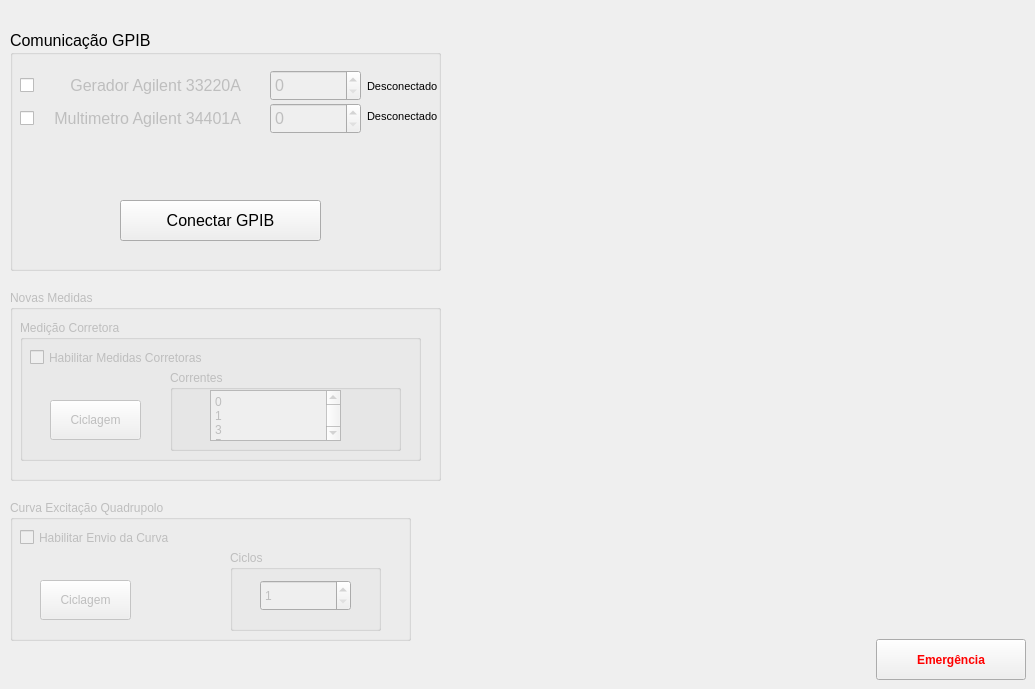
    <widget class="QWidget" name="tab_12">
     <attribute name="icon">
      <iconset>
       <normaloff>imagens/cable.png</normaloff>imagens/cable.png</iconset>
     </attribute>
     <attribute name="title">
      <string>GPIB</string>
     </attribute>
     <widget class="QGroupBox" name="groupBox_26">
      <property name="geometry">
       <rect>
        <x>10</x>
        <y>30</y>
        <width>431</width>
        <height>241</height>
       </rect>
      </property>
      <property name="font">
       <font>
        <pointsize>12</pointsize>
       </font>
      </property>
      <property name="title">
       <string>Comunicação GPIB</string>
      </property>
      <widget class="QPushButton" name="conectar_GPIB">
       <property name="geometry">
        <rect>
         <x>110</x>
         <y>170</y>
         <width>201</width>
         <height>41</height>
        </rect>
       </property>
       <property name="font">
        <font>
         <pointsize>12</pointsize>
        </font>
       </property>
       <property name="text">
        <string>Conectar GPIB</string>
       </property>
       <property name="icon">
        <iconset>
         <normaloff>imagens/connect.png</normaloff>imagens/connect.png</iconset>
       </property>
       <property name="iconSize">
        <size>
         <width>25</width>
         <height>25</height>
        </size>
       </property>
      </widget>
      <widget class="QSpinBox" name="Enderac_Gerador">
       <property name="enabled">
        <bool>false</bool>
       </property>
       <property name="geometry">
        <rect>
         <x>260</x>
         <y>40</y>
         <width>91</width>
         <height>31</height>
        </rect>
       </property>
       <property name="maximum">
        <number>40</number>
       </property>
       <property name="value">
        <number>0</number>
       </property>
      </widget>
      <widget class="QLabel" name="label_55">
       <property name="enabled">
        <bool>false</bool>
       </property>
       <property name="geometry">
        <rect>
         <x>30</x>
         <y>40</y>
         <width>201</width>
         <height>31</height>
        </rect>
       </property>
       <property name="font">
        <font>
         <italic>false</italic>
         <strikeout>false</strikeout>
        </font>
       </property>
       <property name="text">
        <string>Gerador Agilent 33220A</string>
       </property>
       <property name="alignment">
        <set>Qt::AlignRight|Qt::AlignTrailing|Qt::AlignVCenter</set>
       </property>
      </widget>
      <widget class="QCheckBox" name="ckBox_GPIB_1">
       <property name="geometry">
        <rect>
         <x>10</x>
         <y>47</y>
         <width>70</width>
         <height>17</height>
        </rect>
       </property>
       <property name="text">
        <string/>
       </property>
      </widget>
      <widget class="QSpinBox" name="Enderac_Multimetro">
       <property name="enabled">
        <bool>false</bool>
       </property>
       <property name="geometry">
        <rect>
         <x>260</x>
         <y>73</y>
         <width>91</width>
         <height>31</height>
        </rect>
       </property>
       <property name="maximum">
        <number>40</number>
       </property>
       <property name="value">
        <number>0</number>
       </property>
      </widget>
      <widget class="QLabel" name="label_56">
       <property name="enabled">
        <bool>false</bool>
       </property>
       <property name="geometry">
        <rect>
         <x>30</x>
         <y>73</y>
         <width>201</width>
         <height>31</height>
        </rect>
       </property>
       <property name="font">
        <font>
         <italic>false</italic>
         <strikeout>false</strikeout>
        </font>
       </property>
       <property name="text">
        <string> Multimetro Agilent 34401A</string>
       </property>
       <property name="alignment">
        <set>Qt::AlignRight|Qt::AlignTrailing|Qt::AlignVCenter</set>
       </property>
      </widget>
      <widget class="QCheckBox" name="ckBox_GPIB_2">
       <property name="geometry">
        <rect>
         <x>10</x>
         <y>80</y>
         <width>70</width>
         <height>17</height>
        </rect>
       </property>
       <property name="text">
        <string/>
       </property>
      </widget>
      <widget class="QLabel" name="label_gerador">
       <property name="geometry">
        <rect>
         <x>357</x>
         <y>41</y>
         <width>70</width>
         <height>31</height>
        </rect>
       </property>
       <property name="font">
        <font>
         <pointsize>8</pointsize>
        </font>
       </property>
       <property name="text">
        <string>Desconectado</string>
       </property>
      </widget>
      <widget class="QLabel" name="label_multimetro">
       <property name="geometry">
        <rect>
         <x>357</x>
         <y>71</y>
         <width>70</width>
         <height>31</height>
        </rect>
       </property>
       <property name="font">
        <font>
         <pointsize>8</pointsize>
        </font>
       </property>
       <property name="text">
        <string>Desconectado</string>
       </property>
      </widget>
     </widget>
     <widget class="QGroupBox" name="groupBox_27">
      <property name="enabled">
       <bool>false</bool>
      </property>
      <property name="geometry">
       <rect>
        <x>10</x>
        <y>290</y>
        <width>431</width>
        <height>191</height>
       </rect>
      </property>
      <property name="title">
       <string>Novas Medidas</string>
      </property>
      <widget class="QGroupBox" name="groupBox_12">
       <property name="geometry">
        <rect>
         <x>10</x>
         <y>30</y>
         <width>401</width>
         <height>141</height>
        </rect>
       </property>
       <property name="title">
        <string>Medição Corretora</string>
       </property>
       <widget class="QCheckBox" name="Hab_Corretora">
        <property name="geometry">
         <rect>
          <x>10</x>
          <y>22</y>
          <width>231</width>
          <height>31</height>
         </rect>
        </property>
        <property name="text">
         <string>Habilitar Medidas Corretoras</string>
        </property>
       </widget>
       <widget class="QPushButton" name="Ciclagem_Corretora">
        <property name="enabled">
         <bool>false</bool>
        </property>
        <property name="geometry">
         <rect>
          <x>30</x>
          <y>80</y>
          <width>91</width>
          <height>40</height>
         </rect>
        </property>
        <property name="text">
         <string>Ciclagem</string>
        </property>
       </widget>
       <widget class="QGroupBox" name="groupBox_28">
        <property name="geometry">
         <rect>
          <x>150</x>
          <y>50</y>
          <width>231</width>
          <height>81</height>
         </rect>
        </property>
        <property name="title">
         <string>Correntes</string>
        </property>
        <widget class="QPlainTextEdit" name="Corrente_Arbitraria_GPIB">
         <property name="enabled">
          <bool>false</bool>
         </property>
         <property name="geometry">
          <rect>
           <x>40</x>
           <y>20</y>
           <width>131</width>
           <height>51</height>
          </rect>
         </property>
         <property name="plainText">
          <string>0
1
3
5
7
9
10
9
7
5
3
1
0
-1
-3
-5
-7
-9
-10
-9
-7
-5
-3
-1
0</string>
         </property>
        </widget>
       </widget>
      </widget>
     </widget>
     <widget class="QPushButton" name="Emergencia_4">
      <property name="geometry">
       <rect>
        <x>876</x>
        <y>639</y>
        <width>150</width>
        <height>41</height>
       </rect>
      </property>
      <property name="palette">
       <palette>
        <active>
         <colorrole role="ButtonText">
          <brush brushstyle="SolidPattern">
           <color alpha="255">
            <red>255</red>
            <green>0</green>
            <blue>0</blue>
           </color>
          </brush>
         </colorrole>
        </active>
        <inactive>
         <colorrole role="ButtonText">
          <brush brushstyle="SolidPattern">
           <color alpha="255">
            <red>255</red>
            <green>0</green>
            <blue>0</blue>
           </color>
          </brush>
         </colorrole>
        </inactive>
        <disabled>
         <colorrole role="ButtonText">
          <brush brushstyle="SolidPattern">
           <color alpha="255">
            <red>120</red>
            <green>120</green>
            <blue>120</blue>
           </color>
          </brush>
         </colorrole>
        </disabled>
       </palette>
      </property>
      <property name="font">
       <font>
        <weight>75</weight>
        <bold>true</bold>
       </font>
      </property>
      <property name="text">
       <string>Emergência</string>
      </property>
      <property name="icon">
       <iconset>
        <normaloff>imagens/emergency_icon_01.png</normaloff>imagens/emergency_icon_01.png</iconset>
      </property>
      <property name="iconSize">
       <size>
        <width>35</width>
        <height>35</height>
       </size>
      </property>
     </widget>
     <widget class="QGroupBox" name="groupBox_32">
      <property name="enabled">
       <bool>false</bool>
      </property>
      <property name="geometry">
       <rect>
        <x>10</x>
        <y>500</y>
        <width>401</width>
        <height>141</height>
       </rect>
      </property>
      <property name="title">
       <string>Curva Excitação Quadrupolo</string>
      </property>
      <widget class="QCheckBox" name="Hab_Curva_Quadrupolo">
       <property name="enabled">
        <bool>false</bool>
       </property>
       <property name="geometry">
        <rect>
         <x>10</x>
         <y>22</y>
         <width>231</width>
         <height>31</height>
        </rect>
       </property>
       <property name="text">
        <string>Habilitar Envio da Curva</string>
       </property>
      </widget>
      <widget class="QPushButton" name="Ciclar_Curva_Quadrupolo">
       <property name="enabled">
        <bool>false</bool>
       </property>
       <property name="geometry">
        <rect>
         <x>30</x>
         <y>80</y>
         <width>91</width>
         <height>40</height>
        </rect>
       </property>
       <property name="text">
        <string>Ciclagem</string>
       </property>
      </widget>
      <widget class="QGroupBox" name="groupBox_33">
       <property name="enabled">
        <bool>false</bool>
       </property>
       <property name="geometry">
        <rect>
         <x>220</x>
         <y>50</y>
         <width>151</width>
         <height>81</height>
        </rect>
       </property>
       <property name="title">
        <string>Ciclos</string>
       </property>
       <widget class="QSpinBox" name="Ciclos_Curva_Quadrupolo">
        <property name="enabled">
         <bool>false</bool>
        </property>
        <property name="geometry">
         <rect>
          <x>30</x>
          <y>30</y>
          <width>91</width>
          <height>31</height>
         </rect>
        </property>
        <property name="minimum">
         <number>1</number>
        </property>
        <property name="maximum">
         <number>12</number>
        </property>
        <property name="value">
         <number>1</number>
        </property>
       </widget>
      </widget>
     </widget>
    </widget>
